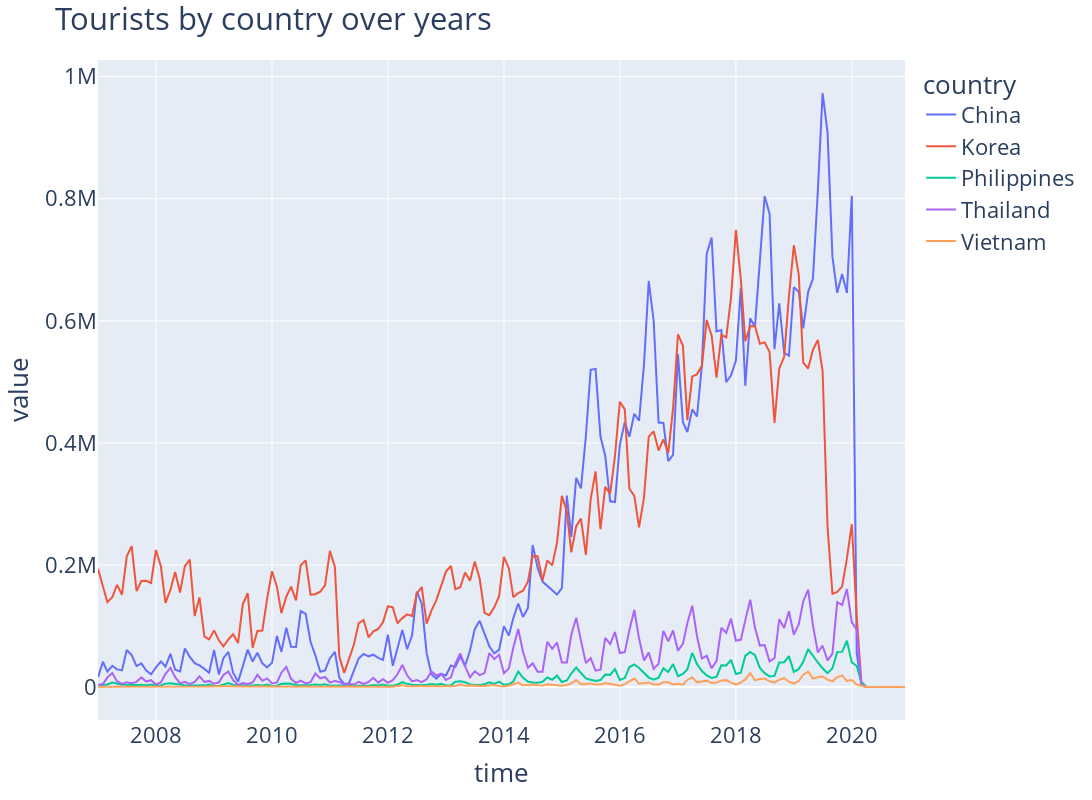

Notebook source saved alongside this figure:
### Code cell
temp_df = df[(df["variable"] == "Tourist") & (df["time"] >= "2007")].sort_values(["time", "country"])
fig = px.line(temp_df, x="time", y="value", color='country')
fig.update_layout(height=800, width=1600, title_text="Tourists by country over years",  xaxis_title="time", yaxis_title="value", font=dict(size=22))

fig.show()

### Figure 1 — Plotly figure (JSON) as saved in the notebook; plotly's stock layout.template omitted (floating-point values rounded to 4 significant figures; data arrays with more than 128 entries replaced by an {"elided": "..."} marker saying what was removed)
{"data": [{"hovertemplate": "country=China<br>time=%{x}<br>value=%{y}<extra></extra>", "legendgroup": "China", "line": {"color": "#636efa", "dash": "solid"}, "mode": "lines", "name": "China", "orientation": "v", "showlegend": true, "type": "scatter", "x": {"elided": "168 str values"}, "xaxis": "x", "y": {"elided": "168 mixed values"}, "yaxis": "y"}, {"hovertemplate": "country=Korea<br>time=%{x}<br>value=%{y}<extra></extra>", "legendgroup": "Korea", "line": {"color": "#EF553B", "dash": "solid"}, "mode": "lines", "name": "Korea", "orientation": "v", "showlegend": true, "type": "scatter", "x": {"elided": "168 str values"}, "xaxis": "x", "y": {"elided": "168 mixed values"}, "yaxis": "y"}, {"hovertemplate": "country=Philippines<br>time=%{x}<br>value=%{y}<extra></extra>", "legendgroup": "Philippines", "line": {"color": "#00cc96", "dash": "solid"}, "mode": "lines", "name": "Philippines", "orientation": "v", "showlegend": true, "type": "scatter", "x": {"elided": "168 str values"}, "xaxis": "x", "y": {"elided": "168 mixed values"}, "yaxis": "y"}, {"hovertemplate": "country=Thailand<br>time=%{x}<br>value=%{y}<extra></extra>", "legendgroup": "Thailand", "line": {"color": "#ab63fa", "dash": "solid"}, "mode": "lines", "name": "Thailand", "orientation": "v", "showlegend": true, "type": "scatter", "x": {"elided": "168 str values"}, "xaxis": "x", "y": {"elided": "168 mixed values"}, "yaxis": "y"}, {"hovertemplate": "country=Vietnam<br>time=%{x}<br>value=%{y}<extra></extra>", "legendgroup": "Vietnam", "line": {"color": "#FFA15A", "dash": "solid"}, "mode": "lines", "name": "Vietnam", "orientation": "v", "showlegend": true, "type": "scatter", "x": {"elided": "168 str values"}, "xaxis": "x", "y": {"elided": "168 mixed values"}, "yaxis": "y"}], "layout": {"font": {"size": 22}, "height": 800, "legend": {"title": {"text": "country"}, "tracegroupgap": 0}, "margin": {"t": 60}, "title": {"text": "Tourists by country over years"}, "width": 1600, "xaxis": {"anchor": "y", "domain": [0, 1], "title": {"text": "time"}}, "yaxis": {"anchor": "x", "domain": [0, 1], "title": {"text": "value"}}}}
